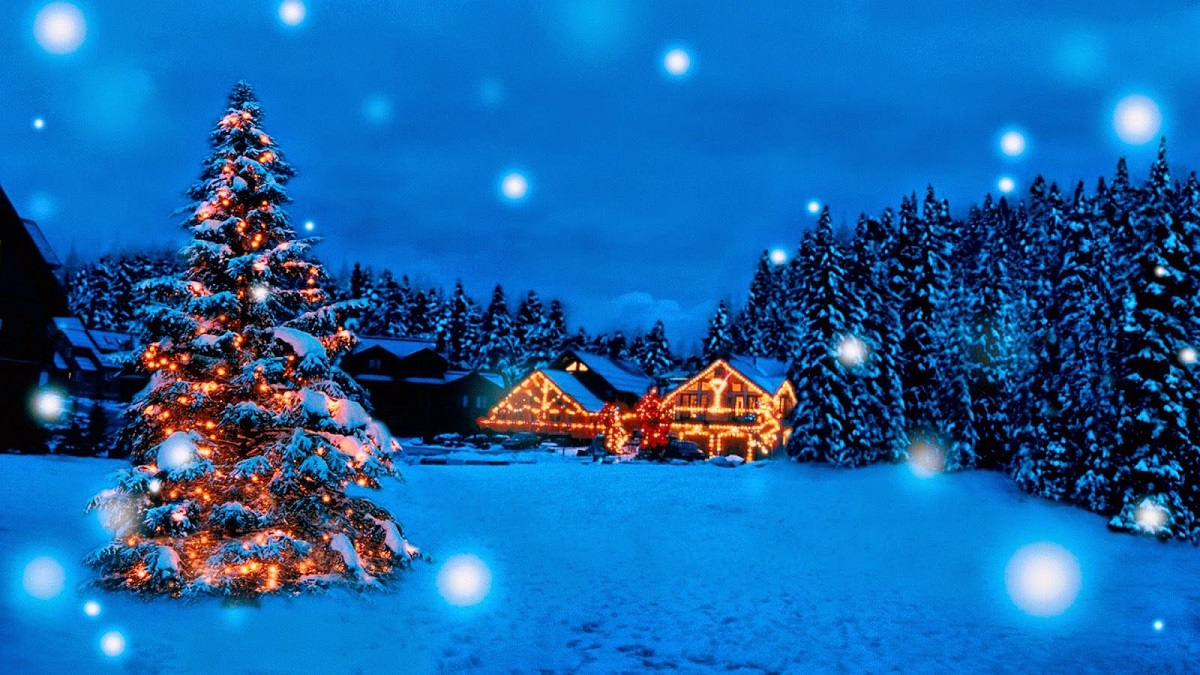
#> input picture image_5.jpg, 1200 x 675 px
$ jupyter execute 'Task 4.3 Making Collage of two images.ipynb'
#> lines starting #> are read from the running program, lines starting #| are printed output that depends on the picture
[cell 1]
import cv2

[cell 2]
import numpy

[cell 3]
image_1 = cv2.imread("image_5.jpg")
#> image_1 is the input picture: shape (675, 1200, 3); mean B, G, R 166.5, 99.6, 22.9

[cell 4]
image_2 = cv2.imread("image_2.jpg")
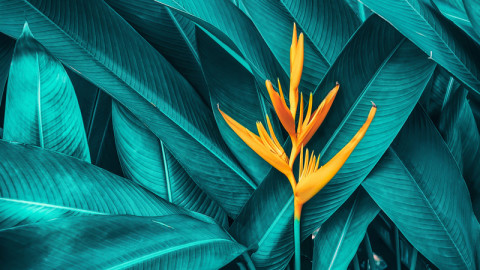
#> input picture image_2.jpg, 480 x 270 px
#> image_2 is the input picture: shape (270, 480, 3); mean B, G, R 106.4, 108, 20.8

[cell 5]
cv2.imshow("image", image_1)
cv2.imshow("image_", image_2)
cv2.waitKey()
cv2.destroyAllWindows()

[cell 6]
# make collage of two images
image_1= cv2.resize(image_1, (200,200))
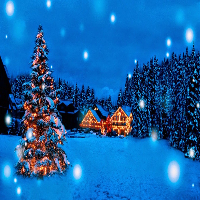
#> image_1: shape (200, 200, 3); mean B, G, R 166.3, 99.5, 22.7
image_2 = cv2.resize(image_2, (200,200))
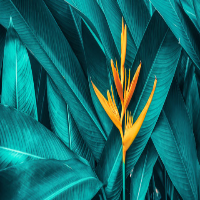
#> image_2: shape (200, 200, 3); mean B, G, R 106.2, 107.8, 20.7
final_img = numpy.hstack([image_1, image_2])
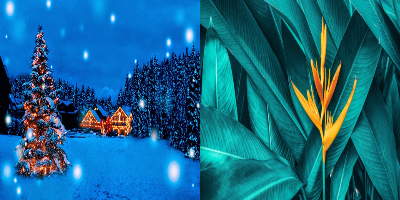
#> final_img: shape (200, 400, 3); mean B, G, R 136.3, 103.6, 21.7
